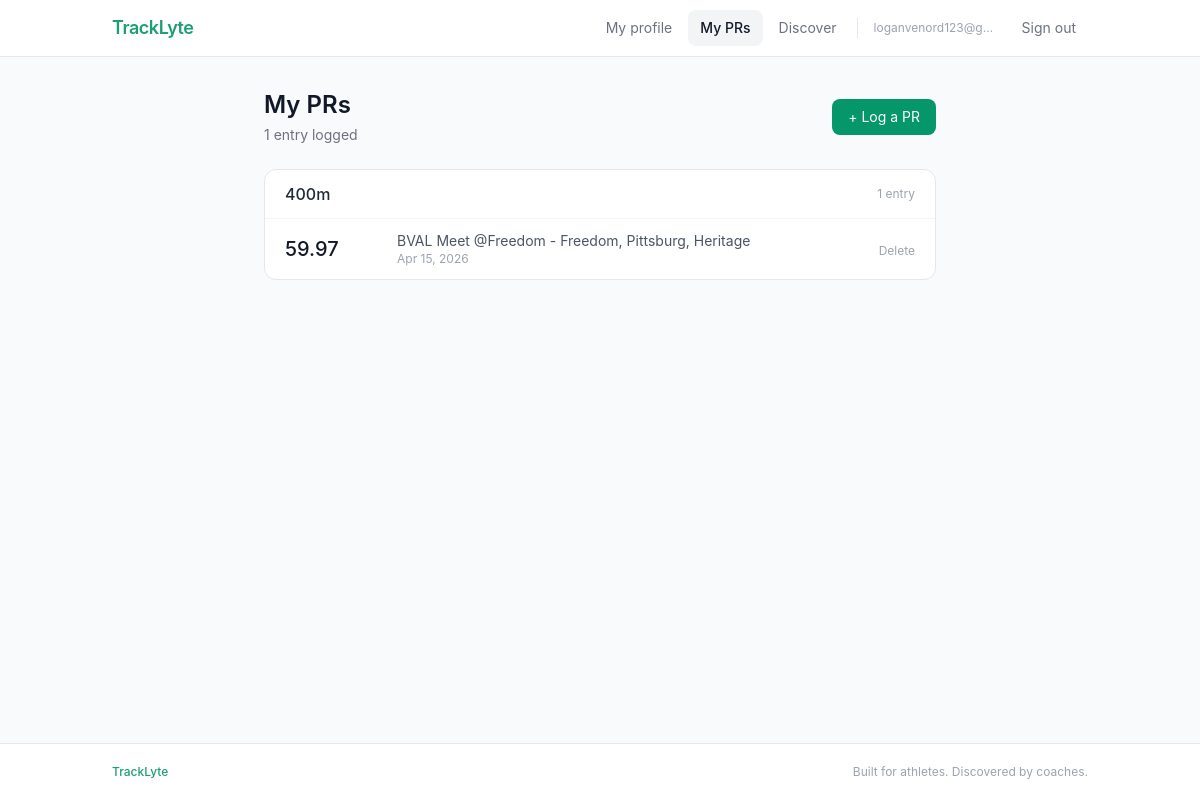
Page /prs (signed in) on the committed database.
### app/models.py (models this page shows, shortened)
class User(UserMixin, db.Model):
    id = db.Column(db.Integer, primary_key=True)
    email = db.Column(db.String(120), unique=True, nullable=False)
    password_hash = db.Column(db.String(256), nullable=False)
    role = db.Column(db.String(20), nullable=False)  # 'athlete' or 'coach'
    created_at = db.Column(db.DateTime, default=datetime.utcnow)
    athlete_profile = db.relationship('AthleteProfile', backref='user', uselist=False)
    coach_profile = db.relationship('CoachProfile', backref='user', uselist=False)

class PersonalBest(db.Model):
    id = db.Column(db.Integer, primary_key=True)
    athlete_id = db.Column(db.Integer, db.ForeignKey('athlete_profile.id'), nullable=False)
    event = db.Column(db.String(50), nullable=False)   # e.g. "100m", "400m", "High Jump"
    time_recorded = db.Column(db.String(20), nullable=False)  # e.g. "10.45" or "1:52.30"
    date_achieved = db.Column(db.Date)
    meet_name = db.Column(db.String(100))
    created_at = db.Column(db.DateTime, default=datetime.utcnow)

### app/prs.py (the view)
@prs_bp.route('/prs')
@login_required
def history():
    if current_user.role != 'athlete':
        return redirect(url_for('main.index'))
    if not current_user.athlete_profile:
        return redirect(url_for('profile.setup'))
    athlete = current_user.athlete_profile
    all_prs = athlete.personal_bests.order_by(PersonalBest.date_achieved.desc()).all()
    grouped = {}
    for pr in all_prs:
        grouped.setdefault(pr.event, []).append(pr)
    return render_template('prs/history.html', grouped=grouped, total=len(all_prs))

### app/models.py (called while the page is built)
@login_manager.user_loader
def load_user(user_id):
    return User.query.get(int(user_id))

### app/templates/prs/history.html (shortened to what this page needs)
{% extends "base.html" %}
{% block content %}
<div class="max-w-2xl mx-auto">
    <div class="flex items-center justify-between mb-6">
        <div>
            <h1 class="text-2xl font-semibold">My PRs</h1>
            <p class="text-sm text-gray-500 mt-1">{{ total }} entr{{ 'y' if total == 1 else 'ies' }} logged</p>
        </div>
        <a href="/prs/add"
            class="bg-emerald-600 text-white text-sm px-4 py-2 rounded-lg hover:bg-emerald-700">
            + Log a PR
        </a>
    </div>
    {% if not grouped %}
        <div class="bg-white border border-gray-200 rounded-xl p-10 text-center">
            <p class="text-gray-400 mb-4">No PRs logged yet.</p>
            <a href="/prs/add" class="bg-emerald-600 text-white text-sm px-5 py-2.5 rounded-lg hover:bg-emerald-700">
                Log your first PR
            </a>
        </div>
    {% else %}
        {% for event, prs in grouped.items() %}
        <div class="bg-white border border-gray-200 rounded-xl mb-4 overflow-hidden">
            <div class="px-5 py-3 border-b border-gray-100 flex items-center justify-between">
                <h2 class="font-medium text-gray-800">{{ event }}</h2>
                <span class="text-xs text-gray-400">{{ prs|length }} entr{{ 'y' if prs|length == 1 else 'ies' }}</span>
            </div>
            <div class="divide-y divide-gray-50">
                {% for pr in prs %}
                <div class="px-5 py-3 flex items-center justify-between">
                    <div class="flex items-center gap-4">
                        <span class="text-xl font-medium text-gray-900 w-24">{{ pr.time_recorded }}</span>
                        <div>
                            {% if pr.meet_name %}
                                <p class="text-sm text-gray-600">{{ pr.meet_name }}</p>
                            {% endif %}
                            {% if pr.date_achieved %}
                                <p class="text-xs text-gray-400">{{ pr.date_achieved.strftime('%b %d, %Y') }}</p>
                            {% endif %}
                        </div>
                    </div>
                    <form method="POST" action="/prs/delete/{{ pr.id }}"
                        onsubmit="return confirm('Delete this PR?')">
                        <button type="submit"
                            class="text-xs text-gray-400 hover:text-red-500 transition-colors">
                            Delete
                        </button>
                    </form>
                </div>
                {% endfor %}
            </div>
        </div>
        {% endfor %}
    {% endif %}
</div>
{% endblock %}

### app/templates/base.html (shortened to what this page needs)
<!DOCTYPE html>
<html lang="en">
<head>
    <script src="https://cdn.tailwindcss.com"></script>
</head>
<body class="bg-gray-50 min-h-screen flex flex-col text-gray-900">
    <nav class="bg-white border-b border-gray-200 sticky top-0 z-10">
        <div class="max-w-5xl mx-auto px-6 py-0 flex items-center justify-between h-14">
            <a href="/" class="text-lg font-semibold text-brand-400 tracking-tight">TrackLyte</a>
            <div class="flex items-center gap-1 text-sm">
                {% if current_user.is_authenticated %}
                    {% if current_user.role == 'athlete' %}
                        <a href="/profile"
                            class="px-3 py-2 rounded-lg text-gray-500 hover:text-gray-900 hover:bg-gray-100 transition-colors
                            {% if request.path == '/profile' %}bg-gray-100 text-gray-900 font-medium{% endif %}">
                            My profile
                        </a>
                        <a href="/prs"
                            class="px-3 py-2 rounded-lg text-gray-500 hover:text-gray-900 hover:bg-gray-100 transition-colors
                            {% if request.path.startswith('/prs') %}bg-gray-100 text-gray-900 font-medium{% endif %}">
                            My PRs
                        </a>
                    {% elif current_user.role == 'coach' %}
                        <a href="/coach/profile"
                            class="px-3 py-2 rounded-lg text-gray-500 hover:text-gray-900 hover:bg-gray-100 transition-colors
                            {% if request.path.startswith('/coach') %}bg-gray-100 text-gray-900 font-medium{% endif %}">
                            My profile
                        </a>
                    {% endif %}
                    <a href="/discover"
                        class="px-3 py-2 rounded-lg text-gray-500 hover:text-gray-900 hover:bg-gray-100 transition-colors
                        {% if request.path.startswith('/discover') or request.path.startswith('/athlete') %}bg-gray-100 text-gray-900 font-medium{% endif %}">
                        Discover
                    </a>
                    <span class="px-2 text-xs text-gray-400 max-w-[140px] truncate">{{ current_user.email }}</span>
                    <a href="/logout"
                        class="px-3 py-2 rounded-lg text-gray-500 hover:text-gray-900 hover:bg-gray-100 transition-colors">
                        Sign out
                    </a>
                {% endif %}
            </div>
        </div>
    </nav>
    <main class="flex-1 max-w-5xl w-full mx-auto px-6 py-8">
        {% block content %}{% endblock %}
    </main>
    <footer class="border-t border-gray-200 bg-white mt-auto">
        <div class="max-w-5xl mx-auto px-6 py-5 flex items-center justify-between text-xs text-gray-400">
            <span class="font-medium text-brand-400">TrackLyte</span>
            <span>Built for athletes. Discovered by coaches.</span>
        </div>
    </footer>
</body>
</html>

### app/templates/base.html (style rules this page uses)
body { font-family: -apple-system, BlinkMacSystemFont, 'Segoe UI', sans-serif; }

### rows in the picture
User: email "loganvenord123@g…"
PersonalBest: event "400m", prs "1", value "y", time_recorded "59.97", meet_name "BVAL Meet @Freedom - Freedom, Pittsburg, Heritage", date_achieved "Apr 15, 2026"

### other values in the picture
{{ total }} "1"
{{ 'y' if total == 1 else 'ies' }} "y"
